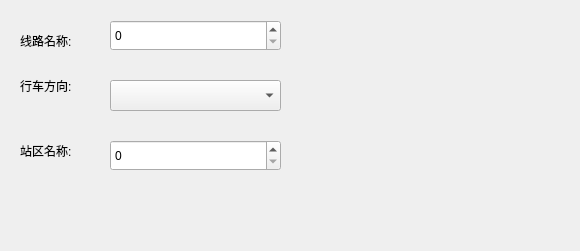
<?xml version="1.0" encoding="UTF-8"?>
<ui version="4.0">
 <class>preNewRailFrm</class>
 <widget class="QWidget" name="preNewRailFrm">
  <property name="geometry">
   <rect>
    <x>0</x>
    <y>0</y>
    <width>580</width>
    <height>251</height>
   </rect>
  </property>
  <property name="windowTitle">
   <string>Form</string>
  </property>
  <widget class="QSpinBox" name="spbRailName">
   <property name="geometry">
    <rect>
     <x>110</x>
     <y>20</y>
     <width>171</width>
     <height>31</height>
    </rect>
   </property>
  </widget>
  <widget class="QLabel" name="label_3">
   <property name="geometry">
    <rect>
     <x>20</x>
     <y>70</y>
     <width>81</width>
     <height>31</height>
    </rect>
   </property>
   <property name="styleSheet">
    <string notr="true">font: 900 12pt &quot;微软雅黑&quot;;</string>
   </property>
   <property name="text">
    <string>行车方向:</string>
   </property>
  </widget>
  <widget class="QSpinBox" name="spbStationName">
   <property name="geometry">
    <rect>
     <x>110</x>
     <y>140</y>
     <width>171</width>
     <height>31</height>
    </rect>
   </property>
  </widget>
  <widget class="QLabel" name="label_4">
   <property name="geometry">
    <rect>
     <x>20</x>
     <y>130</y>
     <width>71</width>
     <height>41</height>
    </rect>
   </property>
   <property name="styleSheet">
    <string notr="true">font: 900 12pt &quot;微软雅黑&quot;;</string>
   </property>
   <property name="text">
    <string>站区名称:</string>
   </property>
  </widget>
  <widget class="QComboBox" name="cmbDirection">
   <property name="geometry">
    <rect>
     <x>110</x>
     <y>80</y>
     <width>171</width>
     <height>31</height>
    </rect>
   </property>
  </widget>
  <widget class="QLabel" name="label_2">
   <property name="geometry">
    <rect>
     <x>20</x>
     <y>20</y>
     <width>71</width>
     <height>41</height>
    </rect>
   </property>
   <property name="styleSheet">
    <string notr="true">font: 900 12pt &quot;微软雅黑&quot;;</string>
   </property>
   <property name="text">
    <string>线路名称:</string>
   </property>
  </widget>
 </widget>
 <resources/>
 <connections/>
</ui>
